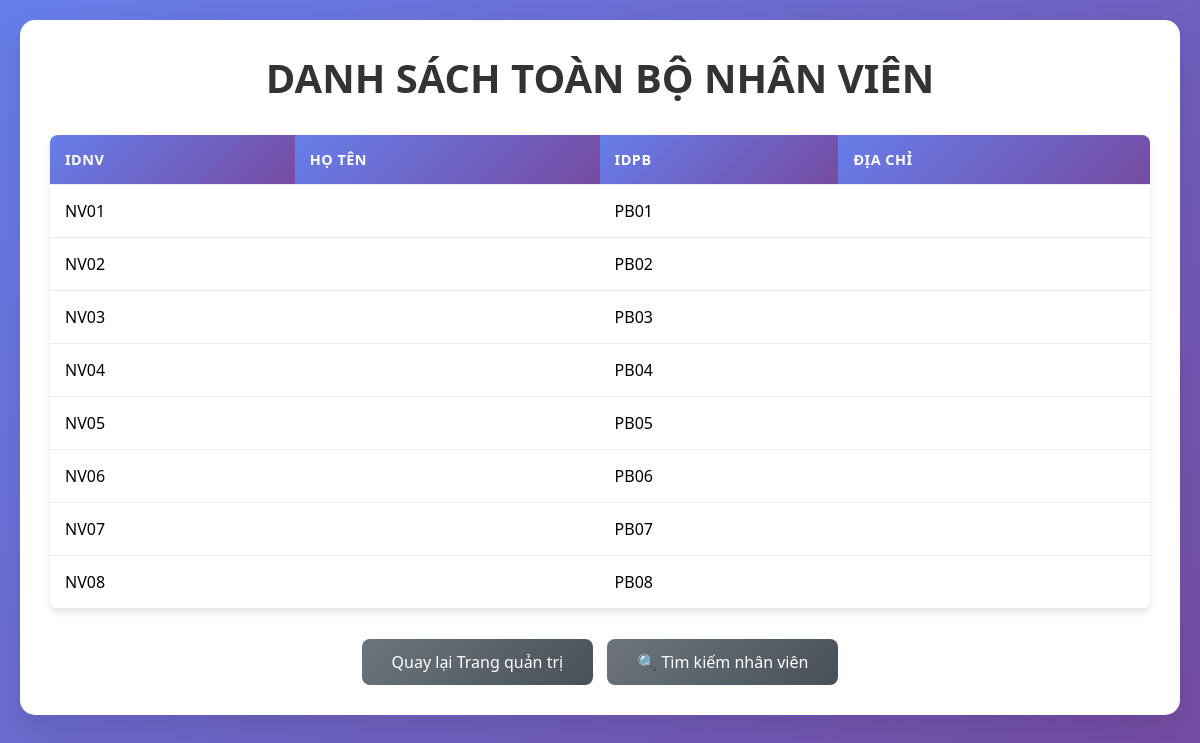
Page /QLNSPB/xemthongtinnv.php on the committed database.
### tables this page shows
CREATE TABLE `nhanvien` (
  `IDNV` varchar(10) NOT NULL,
  `HoTen` varchar(50) DEFAULT NULL,
  `IDPB` varchar(10) DEFAULT NULL,
  `DiaChi` varchar(100) DEFAULT NULL
);

### QLNSPB/xemthongtinnv.php (the view, shortened to what this page needs)
<!DOCTYPE html>
<html lang="vi">
<head>
</head>
<body>
    <div class="container">
        <h1>DANH SÁCH TOÀN BỘ NHÂN VIÊN</h1>
        <table>
            <tr>
                <th>IDNV</th>
                <th>Họ Tên</th>
                <th>IDPB</th>
                <th>Địa chỉ</th>
            </tr>
            <?php
            require 'config.php';
            $sql = "SELECT * FROM nhanvien";
            $result = $conn->query($sql);
            if ($result->num_rows > 0) {
                while($row = $result->fetch_assoc()) {
                    echo "<tr>";
                    echo "<td>" . htmlspecialchars($row["IDNV"]) . "</td>";
                    echo "<td>" . htmlspecialchars($row["Hoten"]) . "</td>";
                    echo "<td>" . htmlspecialchars($row["IDPB"]) . "</td>";
                    echo "<td>" . htmlspecialchars($row["Diachi"]) . "</td>";
                    echo "</tr>";
                }
            } else {
                echo "<tr><td colspan='4' class='no-data'>Không có nhân viên nào</td></tr>";
            }
            ?>
        </table>
        <div class="text-center">
            <a href="admin_dashboard.php" class="back-link">Quay lại Trang quản trị</a>
            <a href="timkiem.php" class="back-link" style="margin-left: 10px;">🔍 Tìm kiếm nhân viên</a>
        </div>
    </div>
</body>
</html>

### QLNSPB/xemthongtinnv.php (style rules this page uses)
* { margin: 0; padding: 0; box-sizing: border-box; }
body { font-family: 'Segoe UI', Tahoma, Geneva, Verdana, sans-serif; background: linear-gradient(135deg, #667eea 0%, #764ba2 100%); min-height: 100vh; padding: 20px; }
.container { max-width: 1200px; margin: 0 auto; background: white; border-radius: 15px; padding: 30px; box-shadow: 0 15px 35px rgba(0,0,0,0.1); }
h1 { text-align: center; color: #333; margin-bottom: 30px; font-size: 2.5rem; font-weight: 600; }
table { width: 100%; border-collapse: collapse; margin-bottom: 30px; background: white; border-radius: 8px; overflow: hidden; box-shadow: 0 4px 6px rgba(0,0,0,0.1); }
th, td { padding: 15px; text-align: left; border-bottom: 1px solid #e9ecef; }
th { background: linear-gradient(135deg, #667eea 0%, #764ba2 100%); color: white; font-weight: 600; text-transform: uppercase; font-size: 0.9rem; letter-spacing: 0.5px; }
.back-link { display: inline-block; padding: 12px 30px; background: linear-gradient(135deg, #6c757d 0%, #495057 100%); color: white; text-decoration: none; border-radius: 8px; font-weight: 500; transition: all 0.3s ease; }
.text-center { text-align: center; }

### rows in the picture
nhanvien: IDNV "NV01", IDPB "PB01"
nhanvien: IDNV "NV02", IDPB "PB02"
nhanvien: IDNV "NV03", IDPB "PB03"
nhanvien: IDNV "NV04", IDPB "PB04"
nhanvien: IDNV "NV05", IDPB "PB05"
nhanvien: IDNV "NV06", IDPB "PB06"
nhanvien: IDNV "NV07", IDPB "PB07"
nhanvien: IDNV "NV08", IDPB "PB08"
